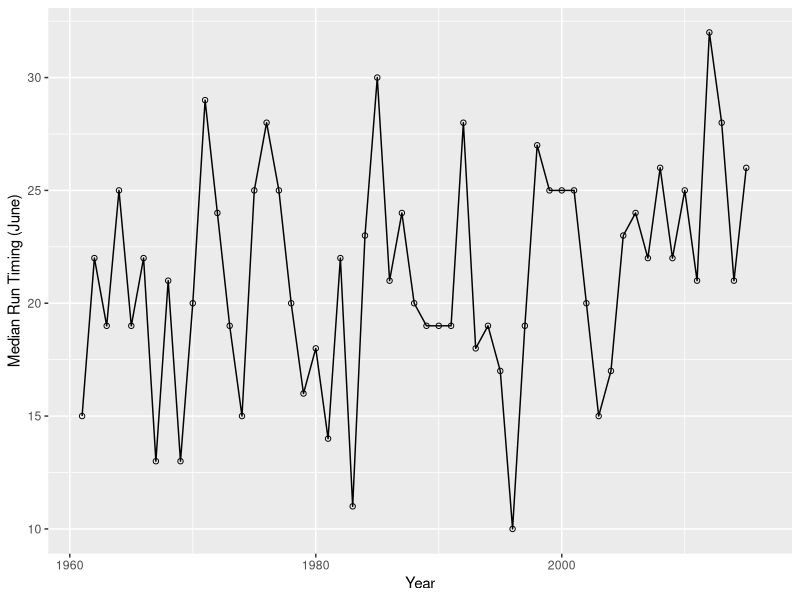
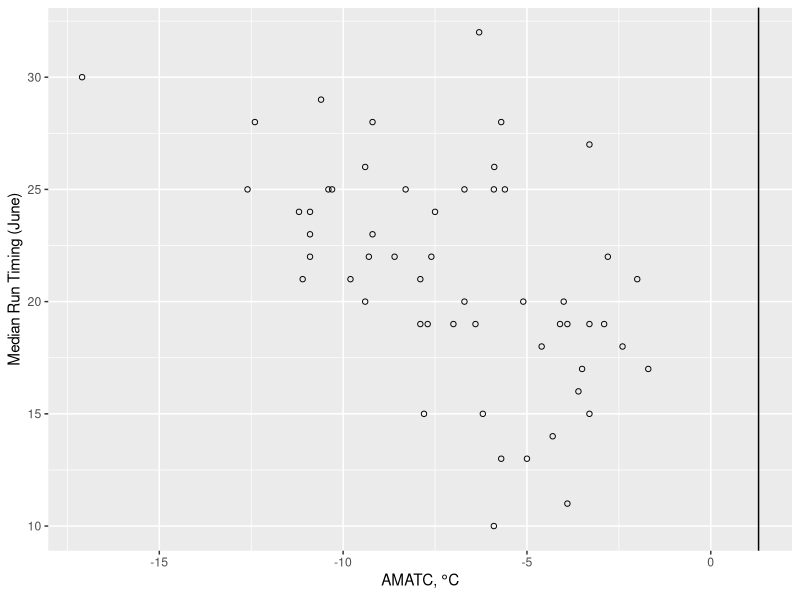
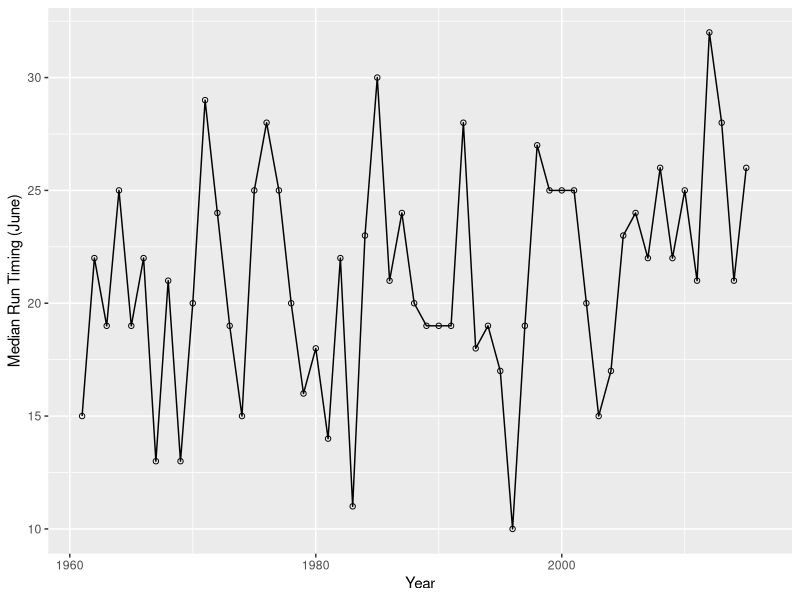
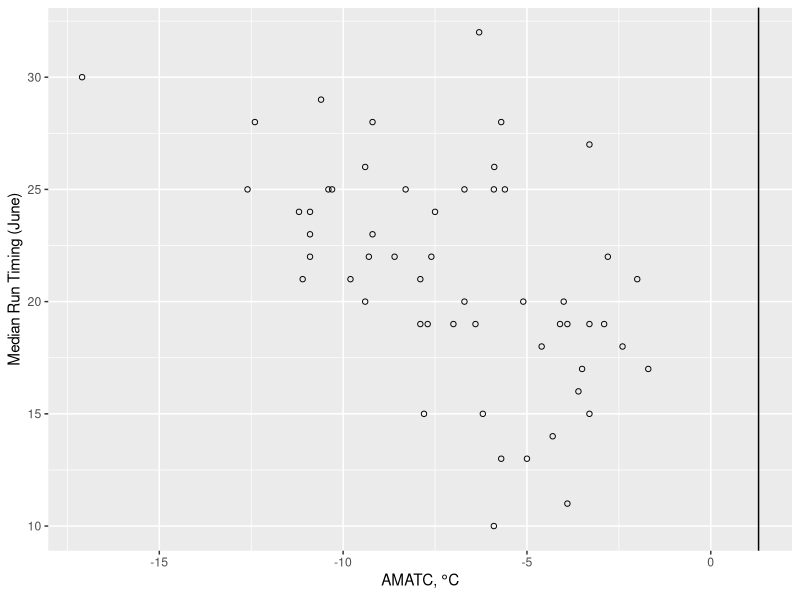

The R source for these figures, in order:
#' april_forecast.R
#'
#' 15/25/50 %tiles of timing using just 2016 AMATC

library(dplyr)
library(ggplot2)

# Data loading/cleanup
######################

yuk <- read.csv("data/yukon.csv",
                stringsAsFactors = FALSE)


# Plotting
##########

ggplot(yuk, aes(year, mdj)) +
  geom_point(shape = 1) +
  geom_line() +
  labs(x = "Year", y = "Median Run Timing (June)")

ggsave("april_forecast/amatc_time_series.png", width = 8, height = 4)

ggplot(yuk, aes(amatc, mdj)) +
  geom_point(shape = 1) +
  geom_vline(xintercept = yuk[which(yuk$year == 2016),"amatc"]) +
  labs(x = expression("AMATC,"*~degree*"C"), y = "Median Run Timing (June)")

ggsave("april_forecast/mdj_against_amatc.png", width = 7, height = 6)

# Modeling
##########

# Fit -> 2015
model <- lm(mdj ~ amatc, data = subset(yuk, year < 2016))
summary(model)

predict(model, newdata =  yuk[yuk$year == 2016,])
